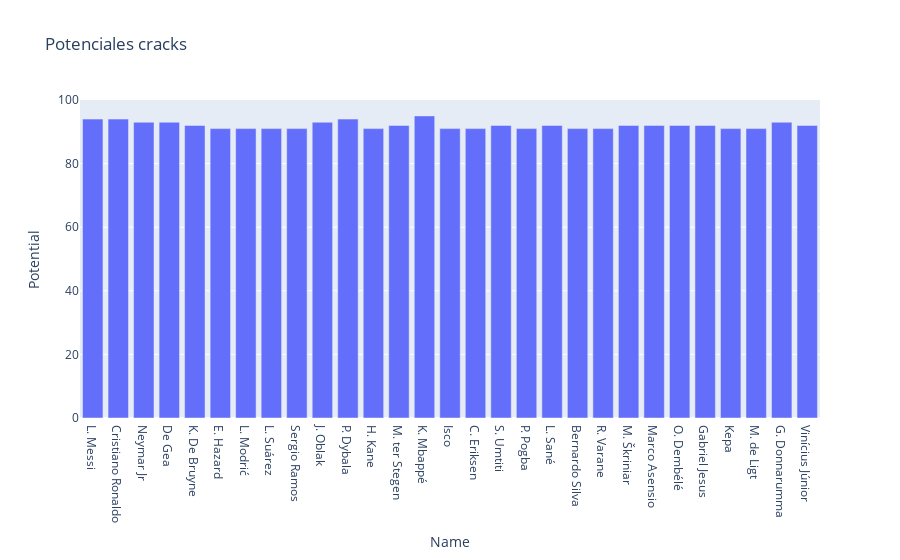

The notebook cell saved with this chart:
### Code cell
#grafico de barras
#potenciales cracks
fig=px.bar(df, x="Name",y="Potential", title="Potenciales cracks")
fig.show()

### Figure 1 — Plotly figure (JSON) as saved in the notebook; plotly's stock layout.template omitted (floating-point values rounded to 4 significant figures)
{"data": [{"alignmentgroup": "True", "hovertemplate": "Name=%{x}<br>Potential=%{y}<extra></extra>", "legendgroup": "", "marker": {"color": "#636efa", "pattern": {"shape": ""}}, "name": "", "offsetgroup": "", "orientation": "v", "showlegend": false, "textposition": "auto", "type": "bar", "x": ["L. Messi", "Cristiano Ronaldo", "Neymar Jr", "De Gea", "K. De Bruyne", "E. Hazard", "L. Modrić", "L. Suárez", "Sergio Ramos", "J. Oblak", "P. Dybala", "H. Kane", "M. ter Stegen", "K. Mbappé", "Isco", "C. Eriksen", "S. Umtiti", "P. Pogba", "L. Sané", "Bernardo Silva", "R. Varane", "M. Škriniar", "Marco Asensio", "O. Dembélé", "Gabriel Jesus", "Kepa", "M. de Ligt", "G. Donnarumma", "Vinícius Júnior"], "xaxis": "x", "y": [94, 94, 93, 93, 92, 91, 91, 91, 91, 93, 94, 91, 92, 95, 91, 91, 92, 91, 92, 91, 91, 92, 92, 92, 92, 91, 91, 93, 92], "yaxis": "y"}], "layout": {"barmode": "relative", "legend": {"tracegroupgap": 0}, "title": {"text": "Potenciales cracks"}, "xaxis": {"anchor": "y", "domain": [0, 1], "title": {"text": "Name"}}, "yaxis": {"anchor": "x", "domain": [0, 1], "title": {"text": "Potential"}}}}
